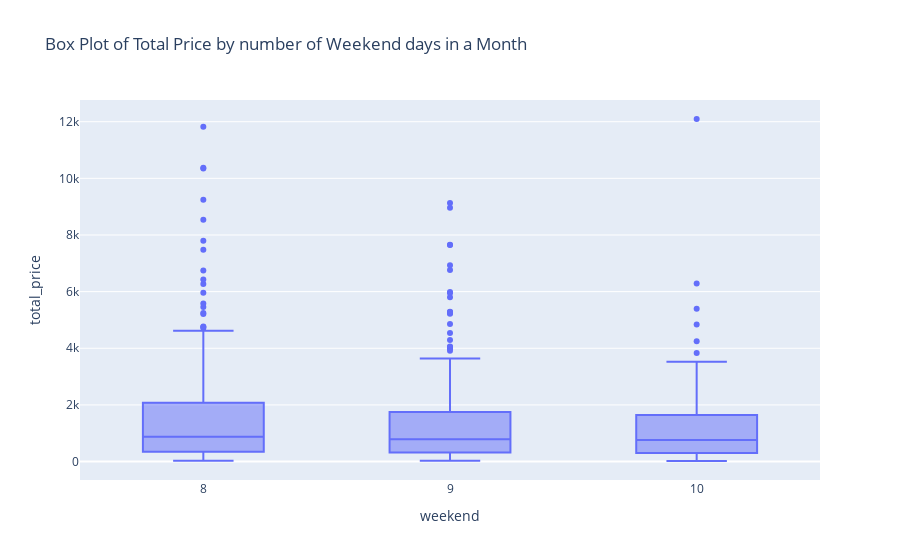

The notebook cell this image was saved under:
### Code cell
# Distribution of total prices by weekend
fig = px.box(retail, x='weekend', 
             y='total_price', 
             title='Box Plot of Total Price by number of Weekend days in a Month')
fig.show()

### Figure 1 — Plotly figure (JSON) as saved in the notebook; plotly's stock layout.template omitted (floating-point values rounded to 4 significant figures; data arrays with more than 128 entries replaced by an {"elided": "..."} marker saying what was removed)
{"data": [{"alignmentgroup": "True", "hovertemplate": "weekend=%{x}<br>total_price=%{y}<extra></extra>", "legendgroup": "", "marker": {"color": "#636efa"}, "name": "", "notched": false, "offsetgroup": "", "orientation": "v", "showlegend": false, "type": "box", "x": {"elided": "676 int values"}, "x0": " ", "xaxis": "x", "y": {"elided": "676 float values"}, "y0": " ", "yaxis": "y"}], "layout": {"boxmode": "group", "legend": {"tracegroupgap": 0}, "title": {"text": "Box Plot of Total Price by number of Weekend days in a Month"}, "xaxis": {"anchor": "y", "domain": [0, 1], "title": {"text": "weekend"}}, "yaxis": {"anchor": "x", "domain": [0, 1], "title": {"text": "total_price"}}}}
